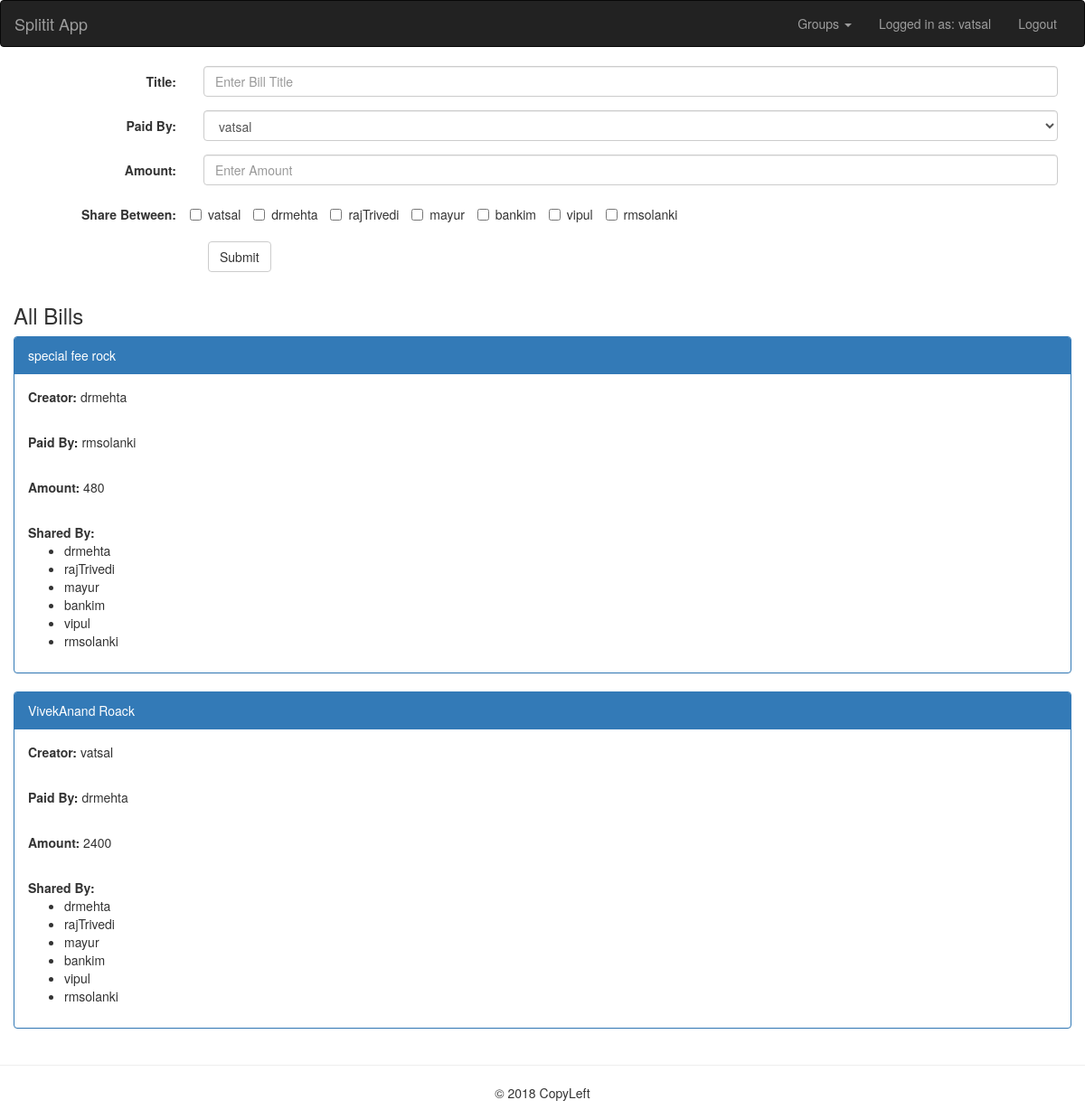
Page /splitit/addbill/13/ (signed in) on the committed database.
### billsplit/models.py (models this page shows, shortened)
class Bill(models.Model):
	title = models.CharField(max_length=100)
	group = models.ForeignKey(Group, on_delete=models.CASCADE)
	creator = models.ForeignKey(User, on_delete=models.CASCADE, related_name="creator")
	paidBy = models.ForeignKey(User, on_delete=models.CASCADE, related_name="paidBy")
	amount = models.IntegerField(default=0)
	time = models.DateTimeField('Transaction Time')

class BillSharer(models.Model):
	bill = models.ForeignKey(Bill, on_delete=models.CASCADE)
	user = models.ForeignKey(User, on_delete=models.CASCADE)

### billsplit/views.py (the view, shortened to what this page needs)
# urls.py: path('addbill/', views.showallgrps),
def addbill(request, grpid):
	if request.user.is_authenticated==False:
		return redirect('/splitit/login')
	group = Group.objects.get(id=grpid)
	if request.method=="GET":
		allocations = GroupAllocation.objects.filter(group=group)
		usersingrp = [{'id':allocation.user.id, 'username':allocation.user.username} for allocation in allocations]
		bills = Bill.objects.filter(group=group).order_by("-time")
		dataToSend = []
		for bill in bills:
			sharers = BillSharer.objects.filter(bill=bill)
			dataToSend.append({"bill":bill, "sharers": sharers})
		data = {"bills": dataToSend, "grpid": grpid, "usersingrp" : usersingrp}
		return render(request, 'splitit/addbill.html', data)

### billsplit/templates/splitit/addbill.html (shortened to what this page needs)
{% extends "splitit/base.html" %}
{% block content %}
<div class="container">
	<form class="form-horizontal" method="POST" action="">
	  <div class="form-group">
	    <label class="control-label col-sm-2" for="title">Title:</label>
	    <div class="col-sm-10">
	      <input type="text" class="form-control" name="title" id="titleTransaction" placeholder="Enter Bill Title">
	    </div>
	  </div>
	  <div class="form-group">
	    <label class="control-label col-sm-2" for="paidby">Paid By:</label>
	    <div class="col-sm-10">
	      <select class="form-control" name="paidby">
	      	{% for user in usersingrp %}
	    	<option value="{{user.id}}">{{user.username}}</option>
	    	{% endfor %}
	      </select>
	    </div>
	  </div>
	  <div class="form-group">
	    <label class="control-label col-sm-2" for="amount">Amount:</label>
	    <div class="col-sm-10">
	      <input type="number" min="0" class="form-control" name="amount" id="amountTransaction" placeholder="Enter Amount">
	    </div>
	  </div>
	  <div class="form-group">
	    <label class="control-label col-sm-2" for="amount">Share Between:</label>
	    {% for user in usersingrp %}
	    <label class="checkbox-inline"><input type="checkbox" name="shrUsr" value="{{user.id}}">{{user.username}}</label>
	    {% endfor %}
	  </div>
	  <div class="form-group">
	    <div class="col-sm-offset-2 col-sm-10">
	      <button type="submit" class="btn btn-default">Submit</button>
	    </div>
	  </div>
	</form>
	<div class="row">
		<div class="col-xl-12">
			<h3>All Bills</h3>
			{% if bills%}
			{% for bill in bills %}
			<div class="panel panel-primary grpPannel">
				<div class="panel-heading">{{bill.bill.title}}</div>
		      	<div class="panel-body"><strong>Creator:</strong> {{bill.bill.creator}}</div>
		      	<div class="panel-body"><strong>Paid By:</strong> {{bill.bill.paidBy}}</div>
		      	<div class="panel-body"><strong>Amount:</strong> {{bill.bill.amount}}</div>
		      	<div class="panel-body"><strong>Shared By:</strong>
		      		<ul>{% for sharer in bill.sharers %}<li>{{sharer.user.username}}</li>{% endfor %}</ul>
		      	</div>
		    </div>
		    {% endfor %}
			{% else %}
			<div class="jumbotron">
    			<h1>No bills Added :(</h1>
			</div>
		    {% endif %}
		</div>
	</div>
</div>
{% endblock %}

### billsplit/templates/splitit/includes/header.html (shortened to what this page needs)
<header>
	<nav class="navbar navbar-inverse">
	  <div class="container-fluid">
	    <div class="navbar-header">
	      <a class="navbar-brand" href="/">Splitit App</a>
	    </div>
	    <div class="collapse navbar-collapse" id="myNavbar">
	      {% if user.is_authenticated %}
	      <ul class="nav navbar-nav navbar-right">
	      	<li class="dropdown">
				<a class="dropdown-toggle" data-toggle="dropdown" href="#">Groups
				<span class="caret"></span></a>
			</li>
	      	<li><a href="#">Logged in as: {{user.get_username}}</a></li>
	        <li><a href="/splitit/logout">Logout</a></li>
	      </ul>
	      {% endif %}
	    </div>
	  </div>
	</nav>
</header>

### billsplit/static/splitit/css/styles.css (style rules this page uses)
.btn { margin: 5px; }

### billsplit/templates/splitit/base.html (style rules this page uses)
html, body { height: 100%; }

### rows in the picture
Bill: bill "special fee rock", bill.creator "drmehta", bill.paidBy "rmsolanki", bill.amount "480"
BillSharer: user.username "drmehta"
BillSharer: user.username "rajTrivedi"
BillSharer: user.username "mayur"
BillSharer: user.username "bankim"
BillSharer: user.username "vipul"
BillSharer: user.username "rmsolanki"
Bill: bill "VivekAnand Roack", bill.creator "vatsal", bill.paidBy "drmehta", bill.amount "2400"
BillSharer: user.username "drmehta"
BillSharer: user.username "rajTrivedi"
BillSharer: user.username "mayur"
BillSharer: user.username "bankim"
BillSharer: user.username "vipul"
BillSharer: user.username "rmsolanki"

### other values in the picture
{{ user.get_username }} "vatsal"
{{ user.username }} "vatsal" "drmehta" "rajTrivedi" "mayur" "bankim" "vipul" "rmsolanki"
